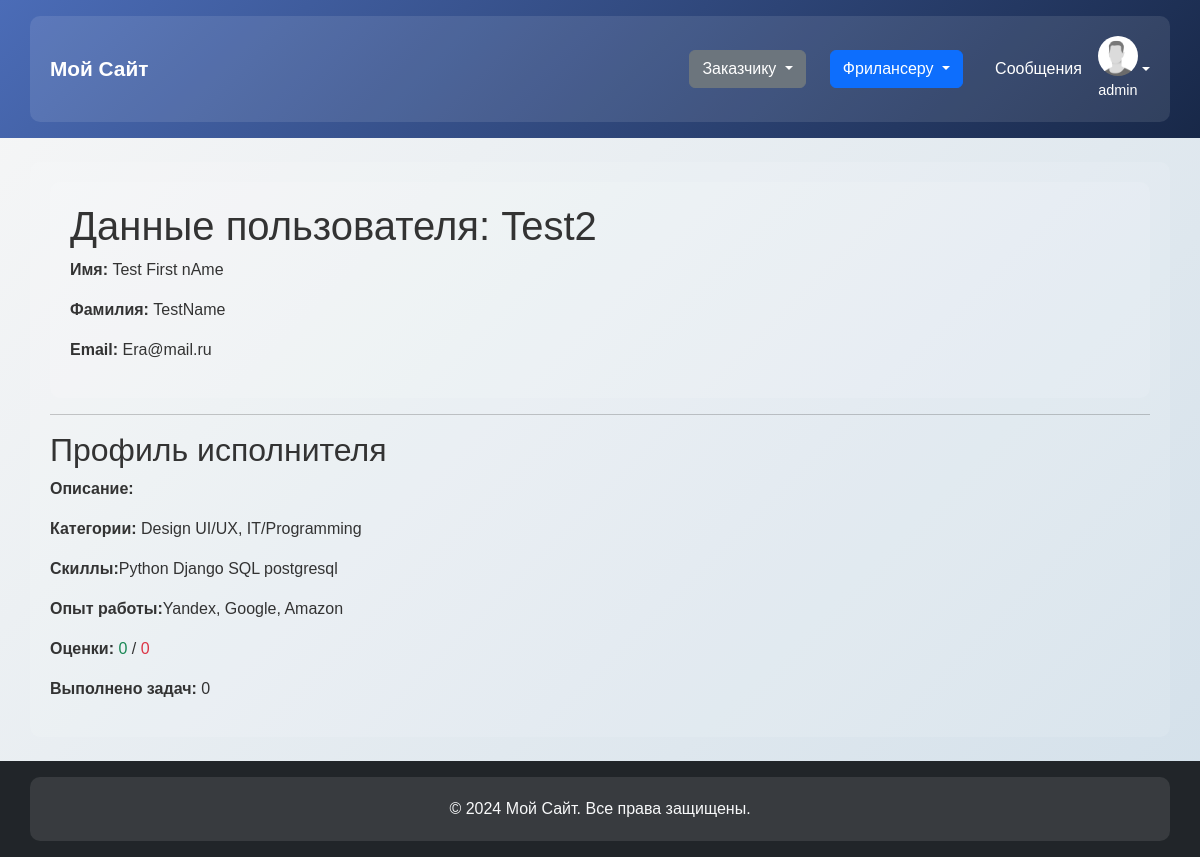
The page /Test2/ (signed in) on the database as committed earlier.
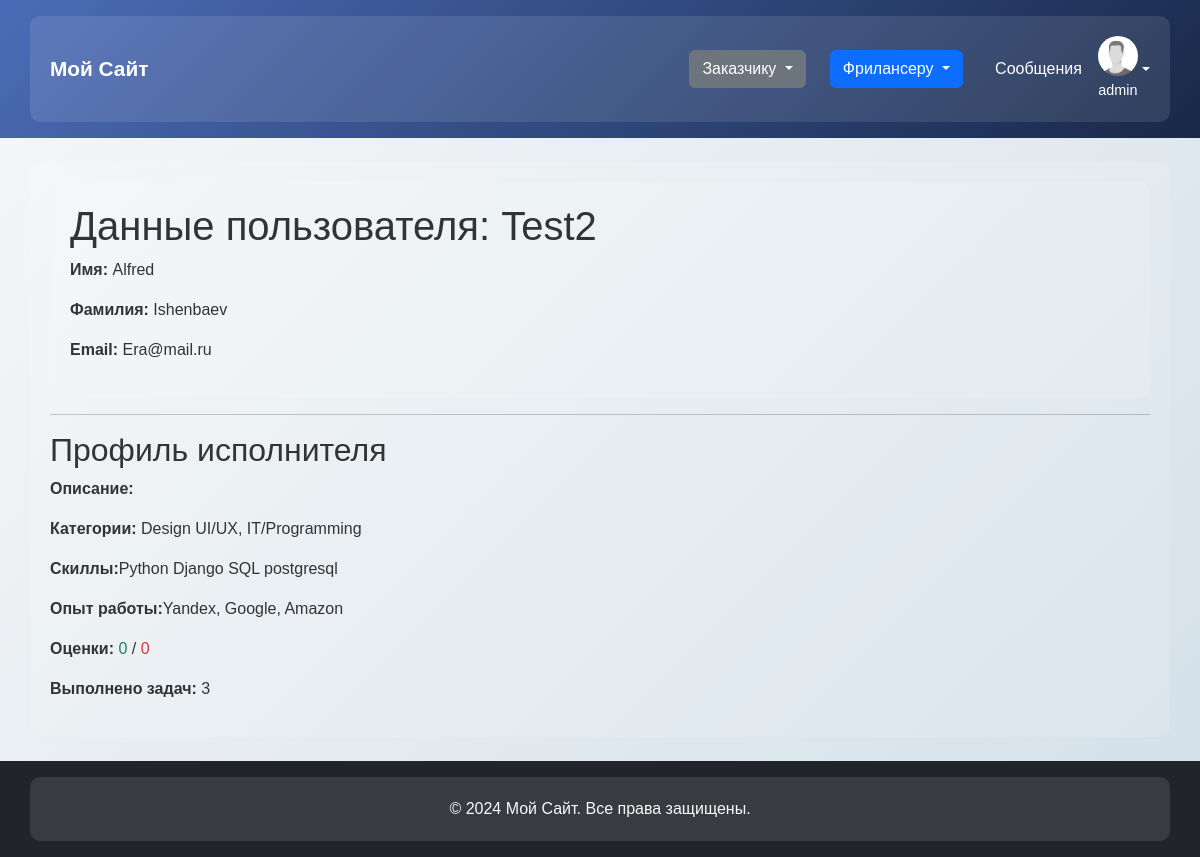
The same page on the database as committed later.
### MySite/models.py (models this page shows, shortened)
class CustomUser(AbstractUser):
    ROLE_CHOICES = (
        ('customer', 'Customer'),
        ('executor', 'Executor'),
    )
    role = models.CharField(max_length=10, choices=ROLE_CHOICES, default='customer')
    user_permissions = models.ManyToManyField(
        'auth.Permission',
        related_name='customuser_permissions',  # Устанавливаем уникальное имя для связи
        blank=True
    )
    groups = models.ManyToManyField(
        'auth.Group',
        related_name='customuser_groups',  # Уникальное имя для связи
        blank=True
    )

class ExecutorPortfolio(models.Model):
    user = models.OneToOneField(CustomUser, on_delete=models.CASCADE, related_name="executor_portfolio")
    skills = models.CharField(max_length=100, help_text="List of skills", blank=True, null=True)
    categories = models.ManyToManyField(Category, related_name="categories_sk")
    experience = models.TextField(help_text="Description of experience or info about you", blank=True)
    portfolio = models.TextField(help_text="Portfolio or projects links", blank=True)
    like = models.IntegerField(help_text="Likes rating", default=0)
    dislike = models.IntegerField(help_text="Likes rating", default=0)
    completed_tasks = models.IntegerField(help_text="Likes rating", default=0)

### MySite/views.py (the view)
# urls.py: path('<str:username>/', user_profile, name='profile'),
def user_profile(request, username):
    user = get_object_or_404(CustomUser, username=username)
    executor_profile = None
    if hasattr(user, "executor_portfolio"):
        executor_profile = user.executor_portfolio
    return render(request, 'mysite/profile.html', {'user': user, 'profile': executor_profile})

### templates/mysite/profile.html (shortened to what this page needs)
{% extends "mysite/base.html" %}
{% block content %}
<div class="container">
    <h1>Данные пользователя: {{ user.username }}</h1>
    <p><strong>Имя:</strong> {{ user.first_name }}</p>
    <p><strong>Фамилия:</strong> {{ user.last_name }}</p>
    <p><strong>Email:</strong> {{ user.email }}</p>
</div>
{% if profile %}
<hr>
<h2>Профиль исполнителя</h2>
<p><strong>Описание:</strong> {{ profile.description }}</p>
<p><strong>Категории:</strong>
    {% for category in profile.categories.all %}
    {{ category.name }}{% if not forloop.last %}, {% endif %}
    {% endfor %}
</p>
<p><strong>Скиллы:</strong>{{ profile.skills }}</p>
<p><strong>Опыт работы:</strong>{{ profile.experience }}</p>
<p>
    <strong>Оценки:</strong>
    <span class="text-success">{{ profile.like }}</span> /
    <span class="text-danger">{{ profile.dislike }}</span>
</p>
<p><strong>Выполнено задач:</strong> {{ profile.completed_tasks }}</p>
{% endif %}
{% endblock %}

Rows that differ between the two databases and show on the page:
changed CustomUser "Test2": first_name "Test First nAme" → "Alfred"; last_name "TestName" → "Ishenbaev"
changed ExecutorPortfolio "Python Django SQL postgresql": completed_tasks "0" → "3"
